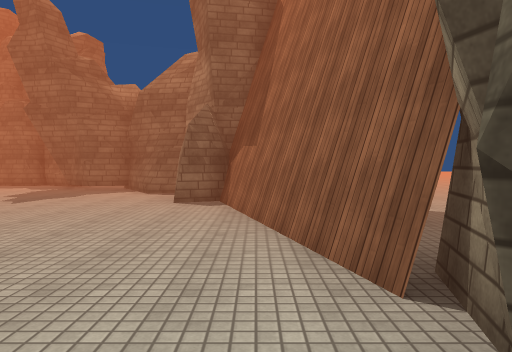
view 1 (above)

24 first-person views from a walk through a 3-D level made in the Unity game engine. The camera is 1.4 m above the floor, tilts 2° down and sees 70° across. The floor is counted in squares, 2 m on a side. Each view is taken from the middle of a square. On the plan, view 1 faces up. The plan holds only what a view shows up to about 11 squares ahead; the rest is blank. The place goes on beyond the plan. The player is left out. Some animated figures are not drawn. Surface patterns are stand-ins for the level's own textures.

view 2
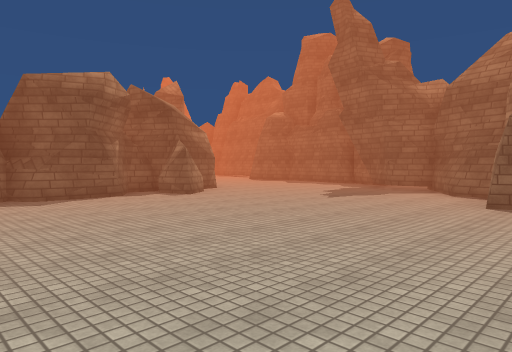

view 3
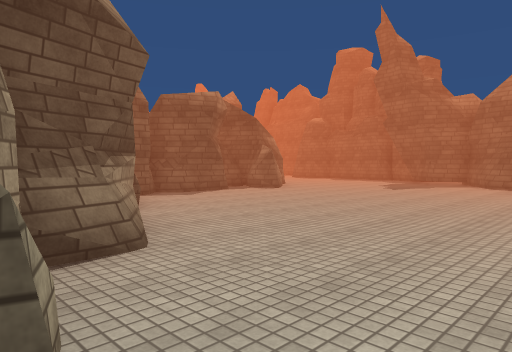

view 4
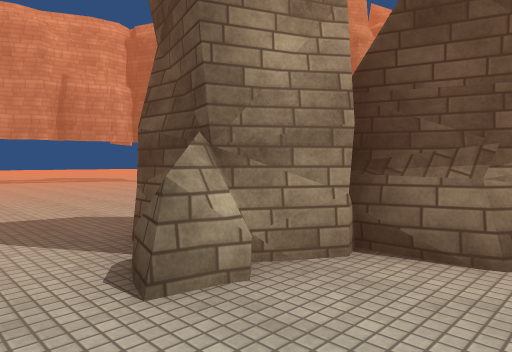

view 5
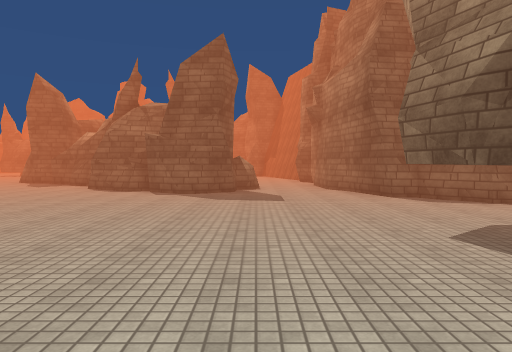

view 6
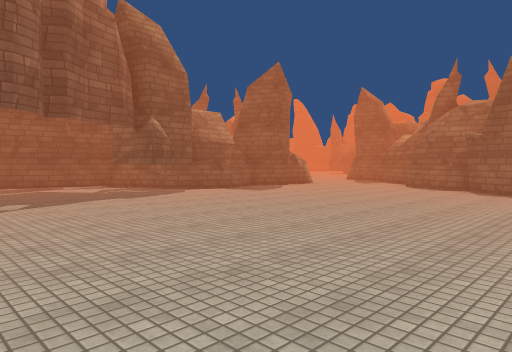

view 7
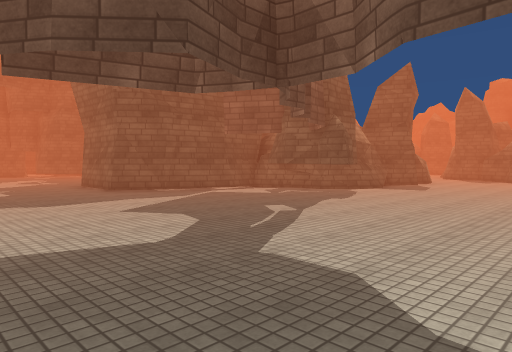

view 8
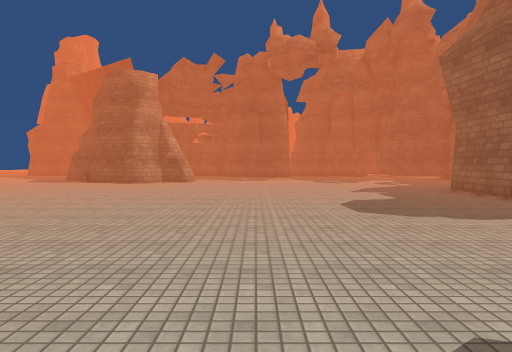

view 9
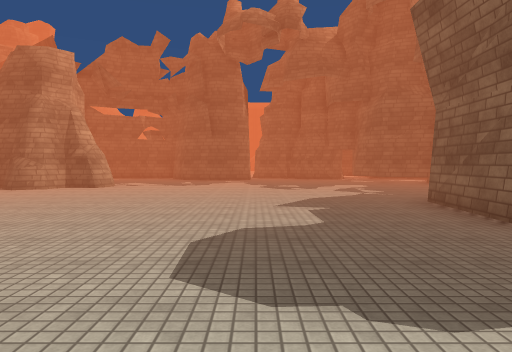

view 10
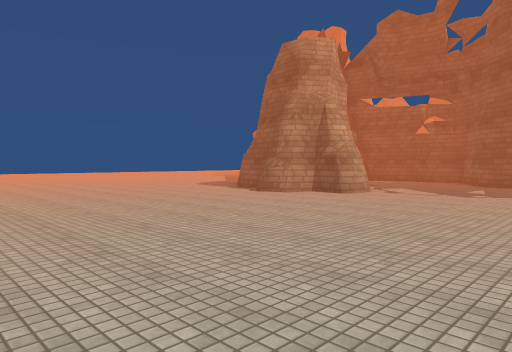

view 11
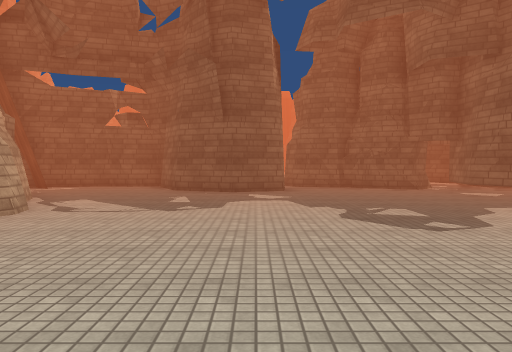

view 12
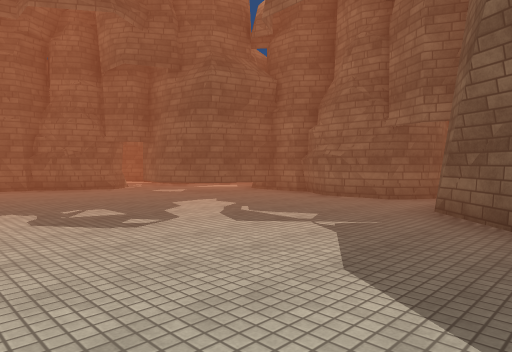

view 13
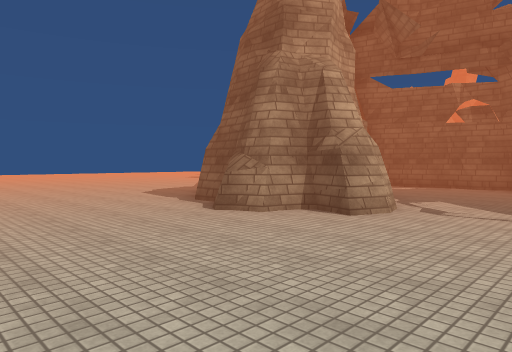

view 14
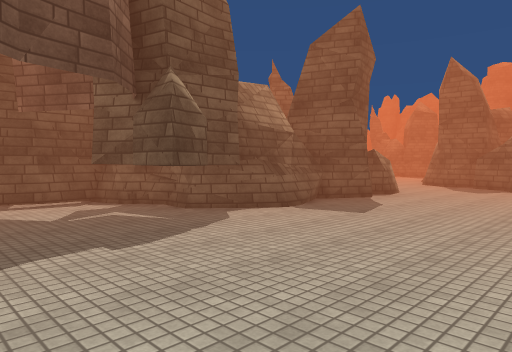

view 15
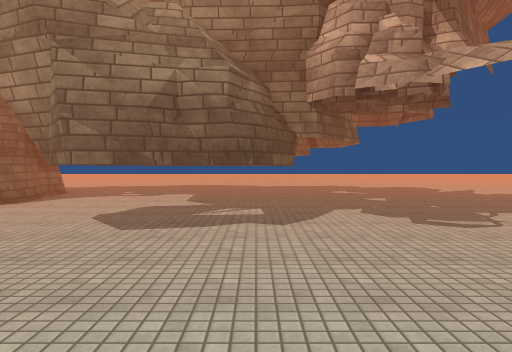

view 16
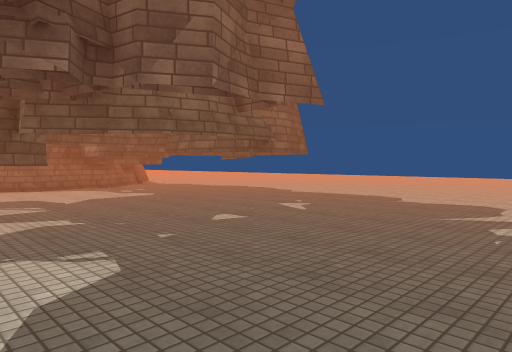

view 17
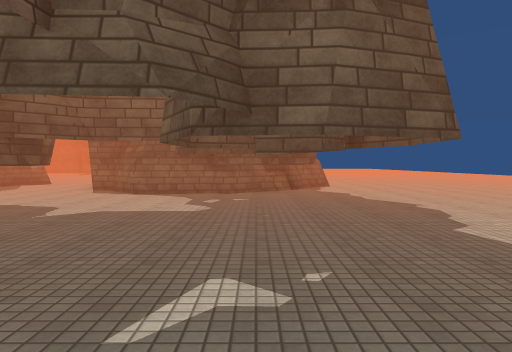

view 18
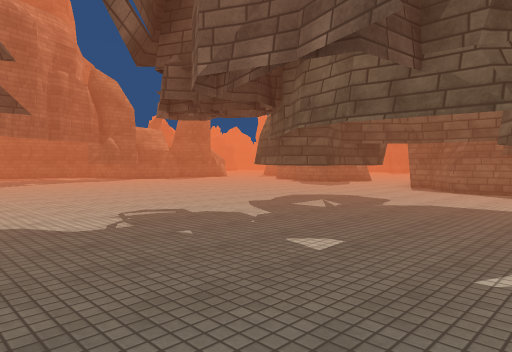

view 19
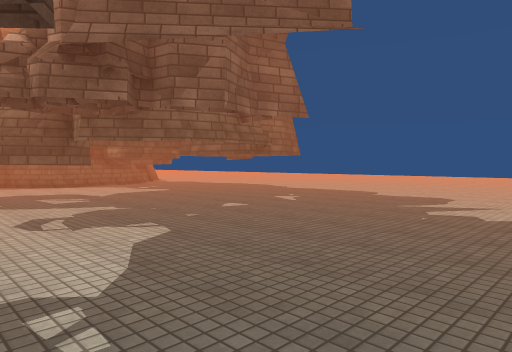

view 20
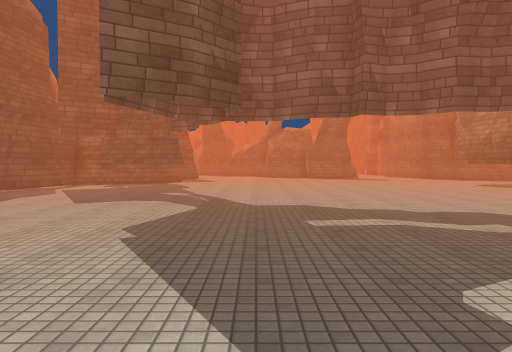

view 21
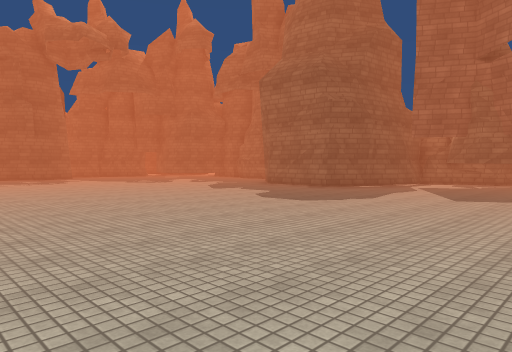

view 22
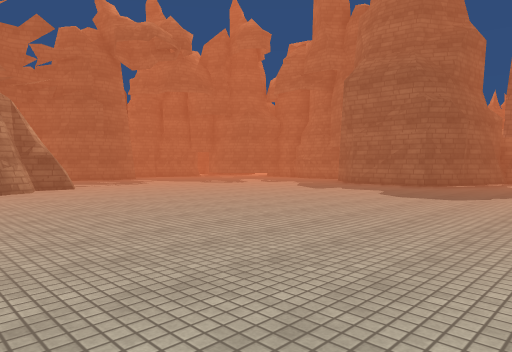

view 23
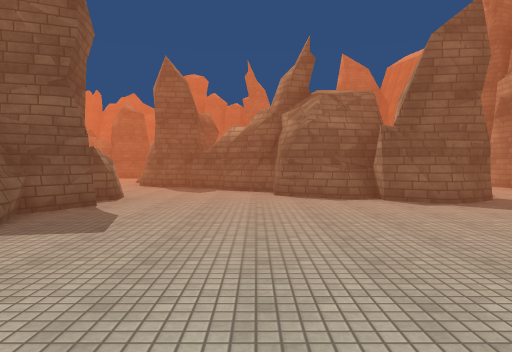

view 24
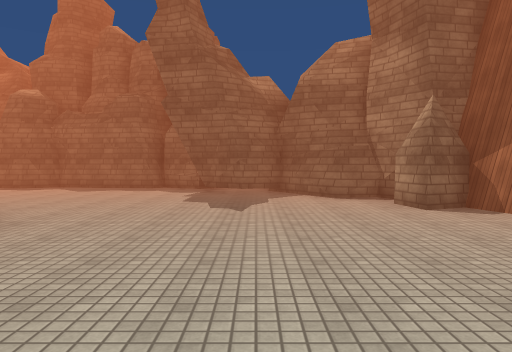

### Floor plan
Key: @ floor where view 1 was taken; # wall or solid block; . floor; T thing the floor can be seen under or through.
Columns run from 26 left of view 1 to 8 right of it. Each row starts with its distance up from view 1.
 11                 .#####
 10                 .....###
  9                 .......###
  8                  ........#
  7                  #.......##
  6                  ##.......#  .
  5                  ###......# ..
  4                  #........# .
  3                  ##.......##.
  2                  ##........#
  1                  ##........#
  0                 .####.....@#
 -1                 ...####....#
 -2                  ...####...#
 -3                  ....#####.#
 -4                  #....###..#     ##
 -5                 ##......... ##  ##.
 -6                 #...........######.
 -7                 ##..............##.
 -8                 #...............  .
 -9     ###       ####.........##.    .
-10     #.###     #.##.........##.... .
-11    ##.....#  ##............##.. TT.
-12  ###......## #.................   .
-13  #.........###................ ....
-14 ##.................................
-15 #..................................
-16 ......................... .........
-17  ##.....................  .........
-18  ##....................   ....   ..
-19 ##.....................
-20 #.....................
-21 #....##..............
-22 #.. ####............
-23 ##.   ##..........
-24  #    #...........

Where each view was taken, in squares from view 1:
view 1: 0 up, 0 right, facing up
view 2: 0 up, 0 right, facing up-left
view 3: 3 down, 0 right, facing up-left
view 4: 1 down, 0 right, facing down-left
view 5: 13 down, 1 left, facing up
view 6: 14 down, 1 left, facing up-left
view 7: 17 down, 4 left, facing up-left
view 8: 18 down, 6 left, facing left
view 9: 16 down, 9 left, facing left
view 10: 16 down, 12 left, facing down-left
view 11: 17 down, 15 left, facing left
view 12: 17 down, 15 left, facing up-left
view 13: 18 down, 15 left, facing down-left
view 14: 12 down, 5 left, facing up-left
view 15: 11 down, 3 left, facing right
view 16: 17 down, 1 right, facing up-right
view 17: 15 down, 6 right, facing up
view 18: 16 down, 6 right, facing up-left
view 19: 18 down, 0 right, facing up-right
view 20: 21 down, 6 left, facing up
view 21: 22 down, 7 left, facing up-left
view 22: 24 down, 9 left, facing up-left
view 23: 11 down, 6 left, facing up
view 24: 1 up, 4 left, facing up
